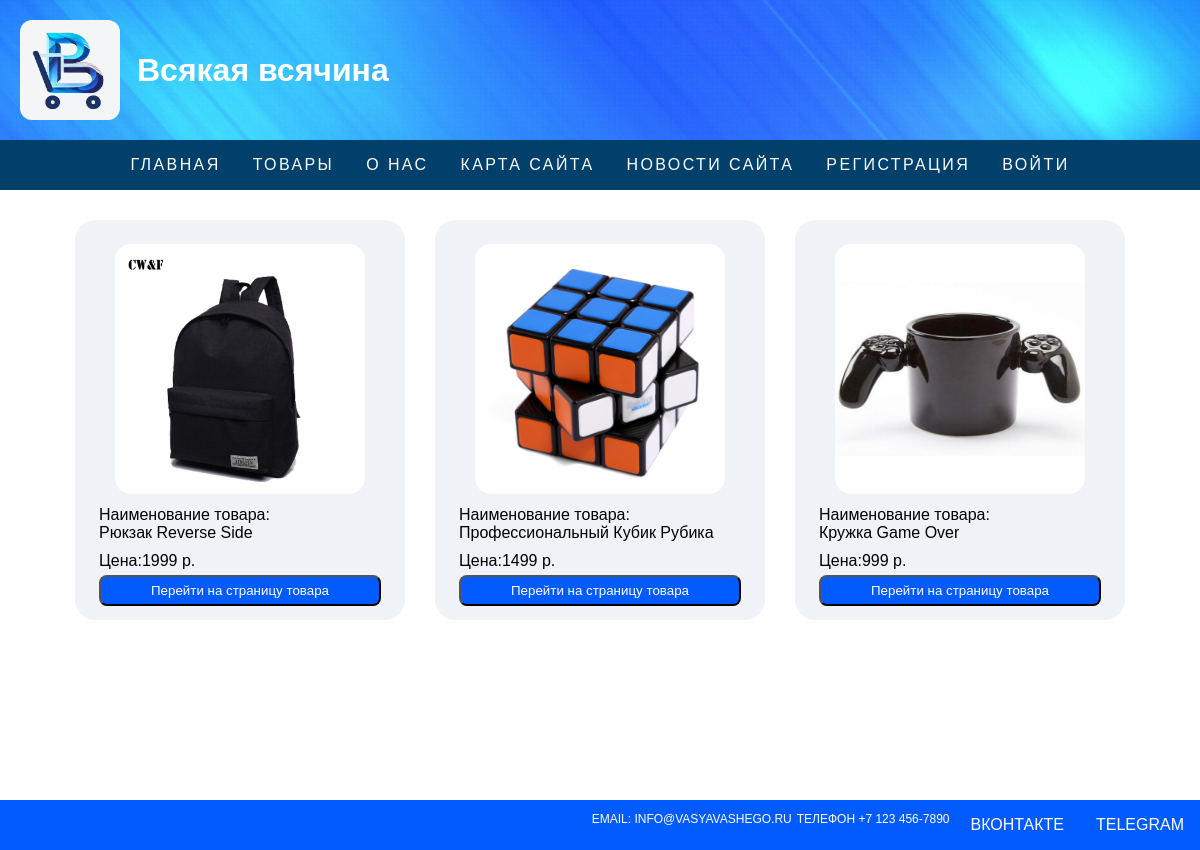
Page /accessories on the committed database.
### app.py (models this page shows)
class Goods(db.Model):
    id = db.Column(db.Integer, primary_key=True)
    good = db.Column(db.String(50), nullable=False)
    information = db.Column(db.Text, nullable=False)
    type = db.Column(db.String(50), nullable=False)
    cost = db.Column(db.Integer(), nullable=False)

### app.py (the view)
@app.route('/accessories')
def accessories():
    accs = Goods.query.filter(Goods.type == "accessories").all()
    return render_template("accessories.html", accs=accs, current_user=current_user.is_authenticated)

### templates/accessories.html (shortened to what this page needs)
<!DOCTYPE html>
<html lang="en">
<head>
  <link rel="stylesheet" href="../static/css/styles.css">
</head>
<body>
<div class='wrapper'>
  <header class="header">
    <div class="logo" onclick="goToMainPage()">
        <img class="image" src="../static/img/logo.png" alt="Logo">
        <div class="header-title">
            <h1>Всякая всячина</h1>
        </div>
    </div>
</header>
    <div class='burger-content'>
    <nav class="nav-links burger-content hide">
        <a href="index" title="Главная">Главная</a>
        <div class='opener'>
            <a href="store" title="Товары">Товары</a>
        </div>
        <a href="information" title="О нас">О нас</a>
        <a href="siteMap" title="Карта сайта">Карта сайта</a>
        <a href="siteNews" title="Новости сайта">Новости сайта</a>
        {% if not current_user %}
        <a href="signup" title="Регистрация">Регистрация</a>
        <a href="login" title="Войти">Войти</a>
        {% endif %}
    </nav>
    </div>
  <div class="goodsContainer">
  {% for el in accs %}
    <div class="good">
    <img class="imageGood" src="../static/img/image{{el.id}}.png" alt="No image">
    <div>Наименование товара:</div>
    <div style="margin: 0 0 10px 0">{{ el.good }}</div>
    <div>Цена:{{ el.cost }} р.</div>
    <button class="customButton" onclick=goToGoodPage("accessories/{{el.id}}")><div class="customButtonText">Перейти на страницу товара</div></button>
    </div>
  {% endfor %}
  </div>
</div>
</body>
<div class='footer'>
    <p>Email: info@vasyavashego.ru</p>
    <p>Телефон +7 123 456-7890</p>
    <a onclick=redirectToVk()>ВКонтакте</a>
    <a onclick=redirectToTg()>Telegram</a>
</div>
</html>

### static/css/styles.css (style rules this page uses)
body { margin: 0; padding: 0; font-family: Arial, sans-serif; }
.wrapper { display: flex; flex-direction: column; min-height: 100vh; }
.footer { background-color: #005bff; width: 100%; display: inline-flex; justify-content: end; flex: 1 1 auto; user-select: none; }
.footer a { color: white; text-transform: uppercase; padding: 1em; cursor: pointer; text-decoration: none; }
.footer p { color: white; text-transform: uppercase; padding-right: 5px; text-decoration: none; font-size: 12px; }
.header { background: url('../img/header_img.jpg') no-repeat; background-size: cover; padding: 20px; color: #fff; display: flex; align-items: center; user-select: none; }
.logo { display: flex; align-items: center; margin-right: auto; cursor: pointer; }
.header-title { margin-left: 5px; }
nav { background-color: #00406b; color: #fff; width: 100%; font-family: 'Raleway', sans-serif; font-weight: 300; letter-spacing: 0.15em; padding-left: 1em; flex-wrap: wrap; display: inline-flex; justify-content: center; padding: 0.5em 0 0.5em 1em; position: sticky; top: 0; user-select: none; }
.nav-links { display: flex; margin: 0; padding: 0; }
.nav-links a { color: white; text-transform: uppercase; cursor: pointer; padding: 1em; text-decoration: none; }
.opener { display: flex; }
.goodsContainer { margin: 30px auto; display: flex; justify-content: center; align-items: center; width: 100%; flex-wrap: wrap; gap: 30px; }
.good { width: 330px; height: 400px; max-width: 330px; max-height: 400px; display: flex; flex-direction: column; border-radius: 20px; background: rgba(97, 131, 162, 0.1); padding: 24px; box-sizing: border-box; }
.image { width: 100px; height: 100px; border-radius: 12px; margin-right: 12px; }
.imageGood { width: 250px; height: 250px; border-radius: 16px; margin: 0 auto 12px auto; }
.customButton { margin: 5px 0 0 0; min-width: 80px; height: 36px; border-radius: 8px; display: flex; align-items: center; justify-content: center; background: #005bff; cursor: pointer; padding: 6px 8px; box-sizing: border-box; }
.customButtonText { color: white; }

### rows in the picture
Goods: shows a picture, good "Рюкзак Reverse Side", cost "1999"
Goods: shows a picture, good "Профессиональный Кубик Рубика", cost "1499"
Goods: shows a picture, good "Кружка Game Over", cost "999"
